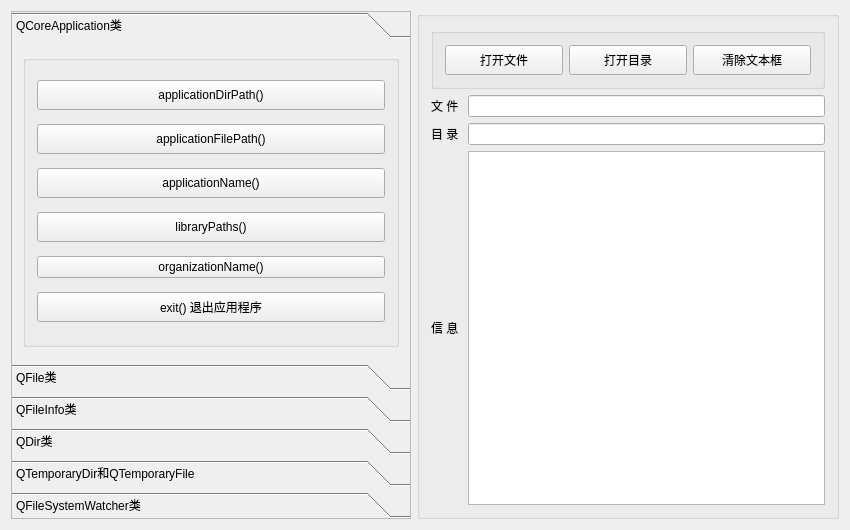
<?xml version="1.0" encoding="UTF-8"?>
<ui version="4.0">
 <class>MainWindow</class>
 <widget class="QMainWindow" name="MainWindow">
  <property name="geometry">
   <rect>
    <x>0</x>
    <y>0</y>
    <width>850</width>
    <height>530</height>
   </rect>
  </property>
  <property name="windowTitle">
   <string>MainWindow</string>
  </property>
  <widget class="QWidget" name="centralWidget">
   <layout class="QHBoxLayout" name="horizontalLayout">
    <item>
     <widget class="QToolBox" name="toolBox">
      <property name="maximumSize">
       <size>
        <width>400</width>
        <height>16777215</height>
       </size>
      </property>
      <property name="frameShape">
       <enum>QFrame::StyledPanel</enum>
      </property>
      <property name="currentIndex">
       <number>0</number>
      </property>
      <widget class="QWidget" name="pageApp">
       <property name="geometry">
        <rect>
         <x>0</x>
         <y>0</y>
         <width>398</width>
         <height>320</height>
        </rect>
       </property>
       <attribute name="icon">
        <iconset resource="res.qrc">
         <normaloff>:/images/images/802.bmp</normaloff>:/images/images/802.bmp</iconset>
       </attribute>
       <attribute name="label">
        <string>QCoreApplication类</string>
       </attribute>
       <layout class="QVBoxLayout" name="verticalLayout_3">
        <item>
         <widget class="QGroupBox" name="groupBox_8">
          <property name="title">
           <string/>
          </property>
          <layout class="QVBoxLayout" name="verticalLayout_2">
           <item>
            <widget class="QPushButton" name="pushButton">
             <property name="minimumSize">
              <size>
               <width>0</width>
               <height>30</height>
              </size>
             </property>
             <property name="toolTip">
              <string>Returns the directory that contains the application executable</string>
             </property>
             <property name="text">
              <string>applicationDirPath()</string>
             </property>
            </widget>
           </item>
           <item>
            <widget class="QPushButton" name="pushButton_2">
             <property name="minimumSize">
              <size>
               <width>0</width>
               <height>30</height>
              </size>
             </property>
             <property name="toolTip">
              <string>Returns the file path of the application executable</string>
             </property>
             <property name="text">
              <string>applicationFilePath()</string>
             </property>
            </widget>
           </item>
           <item>
            <widget class="QPushButton" name="pushButton_3">
             <property name="minimumSize">
              <size>
               <width>0</width>
               <height>30</height>
              </size>
             </property>
             <property name="toolTip">
              <string>This property holds the name of this application</string>
             </property>
             <property name="text">
              <string>applicationName()</string>
             </property>
            </widget>
           </item>
           <item>
            <widget class="QPushButton" name="pushButton_4">
             <property name="minimumSize">
              <size>
               <width>0</width>
               <height>30</height>
              </size>
             </property>
             <property name="toolTip">
              <string>Returns a list of paths that the application will search when dynamically loading libraries</string>
             </property>
             <property name="text">
              <string>libraryPaths()</string>
             </property>
            </widget>
           </item>
           <item>
            <widget class="QPushButton" name="pushButton_61">
             <property name="toolTip">
              <string>This property holds the name of the organization that wrote this application</string>
             </property>
             <property name="text">
              <string>organizationName()</string>
             </property>
            </widget>
           </item>
           <item>
            <widget class="QPushButton" name="pushButton_40">
             <property name="minimumSize">
              <size>
               <width>0</width>
               <height>30</height>
              </size>
             </property>
             <property name="toolTip">
              <string>Enters the main event loop and waits until exit() is called</string>
             </property>
             <property name="text">
              <string>exit() 退出应用程序</string>
             </property>
            </widget>
           </item>
          </layout>
         </widget>
        </item>
       </layout>
      </widget>
      <widget class="QWidget" name="pageFile">
       <property name="geometry">
        <rect>
         <x>0</x>
         <y>0</y>
         <width>398</width>
         <height>320</height>
        </rect>
       </property>
       <attribute name="icon">
        <iconset resource="res.qrc">
         <normaloff>:/images/images/804.bmp</normaloff>:/images/images/804.bmp</iconset>
       </attribute>
       <attribute name="label">
        <string>QFile类</string>
       </attribute>
       <layout class="QVBoxLayout" name="verticalLayout_8">
        <item>
         <widget class="QGroupBox" name="groupBox_10">
          <property name="title">
           <string>静态函数</string>
          </property>
          <layout class="QGridLayout" name="gridLayout_7">
           <item row="1" column="1">
            <widget class="QPushButton" name="pushButton_50">
             <property name="minimumSize">
              <size>
               <width>0</width>
               <height>30</height>
              </size>
             </property>
             <property name="toolTip">
              <string>Renames the file oldName to newName. </string>
             </property>
             <property name="text">
              <string>rename()</string>
             </property>
            </widget>
           </item>
           <item row="0" column="1">
            <widget class="QPushButton" name="pushButton_51">
             <property name="minimumSize">
              <size>
               <width>0</width>
               <height>30</height>
              </size>
             </property>
             <property name="toolTip">
              <string>Returns true if the file specified by fileName exists; otherwise returns false.</string>
             </property>
             <property name="text">
              <string>exists()</string>
             </property>
            </widget>
           </item>
           <item row="0" column="0">
            <widget class="QPushButton" name="pushButton_48">
             <property name="minimumSize">
              <size>
               <width>0</width>
               <height>30</height>
              </size>
             </property>
             <property name="toolTip">
              <string>Copies the file fileName to newName.</string>
             </property>
             <property name="text">
              <string>copy()</string>
             </property>
            </widget>
           </item>
           <item row="1" column="0">
            <widget class="QPushButton" name="pushButton_49">
             <property name="minimumSize">
              <size>
               <width>0</width>
               <height>30</height>
              </size>
             </property>
             <property name="toolTip">
              <string>Removes the file specified by the fileName given.</string>
             </property>
             <property name="text">
              <string>remove()</string>
             </property>
            </widget>
           </item>
          </layout>
          <zorder>pushButton_48</zorder>
          <zorder>pushButton_49</zorder>
          <zorder>pushButton_50</zorder>
          <zorder>pushButton_51</zorder>
         </widget>
        </item>
        <item>
         <widget class="QGroupBox" name="groupBox_9">
          <property name="title">
           <string>成员函数</string>
          </property>
          <layout class="QGridLayout" name="gridLayout_5">
           <item row="0" column="0">
            <widget class="QPushButton" name="pushButton_53">
             <property name="minimumSize">
              <size>
               <width>0</width>
               <height>30</height>
              </size>
             </property>
             <property name="toolTip">
              <string>Copies the file currently specified by fileName() to a file called newName</string>
             </property>
             <property name="text">
              <string>copy()</string>
             </property>
            </widget>
           </item>
           <item row="0" column="1">
            <widget class="QPushButton" name="pushButton_54">
             <property name="minimumSize">
              <size>
               <width>0</width>
               <height>30</height>
              </size>
             </property>
             <property name="toolTip">
              <string>Returns true if the file specified by fileName() exists; otherwise returns false.</string>
             </property>
             <property name="text">
              <string>exists()</string>
             </property>
            </widget>
           </item>
           <item row="2" column="0">
            <widget class="QPushButton" name="pushButton_55">
             <property name="minimumSize">
              <size>
               <width>0</width>
               <height>30</height>
              </size>
             </property>
             <property name="toolTip">
              <string>Removes the file specified by fileName(). Returns true if successful; otherwise returns false.</string>
             </property>
             <property name="text">
              <string>remove()</string>
             </property>
            </widget>
           </item>
           <item row="2" column="1">
            <widget class="QPushButton" name="pushButton_56">
             <property name="minimumSize">
              <size>
               <width>0</width>
               <height>30</height>
              </size>
             </property>
             <property name="toolTip">
              <string>Renames the file currently specified by fileName() to newName. Returns true if successful; otherwise returns false.</string>
             </property>
             <property name="text">
              <string>rename()</string>
             </property>
            </widget>
           </item>
          </layout>
         </widget>
        </item>
       </layout>
      </widget>
      <widget class="QWidget" name="pageFileInfo">
       <property name="geometry">
        <rect>
         <x>0</x>
         <y>0</y>
         <width>398</width>
         <height>320</height>
        </rect>
       </property>
       <attribute name="icon">
        <iconset resource="res.qrc">
         <normaloff>:/images/images/135.JPG</normaloff>:/images/images/135.JPG</iconset>
       </attribute>
       <attribute name="label">
        <string>QFileInfo类</string>
       </attribute>
       <widget class="QGroupBox" name="groupBox_6">
        <property name="geometry">
         <rect>
          <x>3</x>
          <y>3</y>
          <width>337</width>
          <height>365</height>
         </rect>
        </property>
        <property name="title">
         <string>文件信息</string>
        </property>
        <layout class="QGridLayout" name="gridLayout_8">
         <item row="0" column="0">
          <widget class="QPushButton" name="pushButton_28">
           <property name="minimumSize">
            <size>
             <width>0</width>
             <height>30</height>
            </size>
           </property>
           <property name="toolTip">
            <string>Returns an absolute path including the file name</string>
           </property>
           <property name="text">
            <string>absoluteFilePath()</string>
           </property>
          </widget>
         </item>
         <item row="0" column="1">
          <widget class="QPushButton" name="pushButton_29">
           <property name="minimumSize">
            <size>
             <width>0</width>
             <height>30</height>
            </size>
           </property>
           <property name="toolTip">
            <string>Returns a file's path absolute path. This doesn't include the file name</string>
           </property>
           <property name="text">
            <string>absolutePath() </string>
           </property>
          </widget>
         </item>
         <item row="1" column="0">
          <widget class="QPushButton" name="pushButton_33">
           <property name="minimumSize">
            <size>
             <width>0</width>
             <height>30</height>
            </size>
           </property>
           <property name="toolTip">
            <string>Returns the name of the file, excluding the path.</string>
           </property>
           <property name="text">
            <string>fileName()</string>
           </property>
          </widget>
         </item>
         <item row="1" column="1">
          <widget class="QPushButton" name="pushButton_34">
           <property name="minimumSize">
            <size>
             <width>0</width>
             <height>30</height>
            </size>
           </property>
           <property name="toolTip">
            <string>Returns the file name, including the path (which may be absolute or relative).</string>
           </property>
           <property name="text">
            <string>filePath()</string>
           </property>
          </widget>
         </item>
         <item row="2" column="0">
          <widget class="QPushButton" name="pushButton_38">
           <property name="minimumSize">
            <size>
             <width>0</width>
             <height>30</height>
            </size>
           </property>
           <property name="toolTip">
            <string>Returns the file size in bytes.</string>
           </property>
           <property name="text">
            <string>size()</string>
           </property>
          </widget>
         </item>
         <item row="2" column="1">
          <widget class="QPushButton" name="pushButton_37">
           <property name="minimumSize">
            <size>
             <width>0</width>
             <height>30</height>
            </size>
           </property>
           <property name="toolTip">
            <string>Returns the file's path. This doesn't include the file name.</string>
           </property>
           <property name="text">
            <string>path()</string>
           </property>
          </widget>
         </item>
         <item row="3" column="0">
          <widget class="QPushButton" name="pushButton_30">
           <property name="minimumSize">
            <size>
             <width>0</width>
             <height>30</height>
            </size>
           </property>
           <property name="toolTip">
            <string>The base name consists of all characters in the file up to (but not including) the first '.' character</string>
           </property>
           <property name="text">
            <string>baseName()</string>
           </property>
          </widget>
         </item>
         <item row="3" column="1">
          <widget class="QPushButton" name="pushButton_31">
           <property name="minimumSize">
            <size>
             <width>0</width>
             <height>30</height>
            </size>
           </property>
           <property name="toolTip">
            <string>The complete base name consists of all characters in the file up to (but not including) the last '.' character</string>
           </property>
           <property name="text">
            <string>completeBaseName()</string>
           </property>
          </widget>
         </item>
         <item row="4" column="0">
          <widget class="QPushButton" name="pushButton_39">
           <property name="minimumSize">
            <size>
             <width>0</width>
             <height>30</height>
            </size>
           </property>
           <property name="toolTip">
            <string>The suffix consists of all characters in the file after (but not including) the last '.'</string>
           </property>
           <property name="text">
            <string>suffix()</string>
           </property>
          </widget>
         </item>
         <item row="4" column="1">
          <widget class="QPushButton" name="pushButton_32">
           <property name="minimumSize">
            <size>
             <width>0</width>
             <height>30</height>
            </size>
           </property>
           <property name="toolTip">
            <string>The complete suffix consists of all characters in the file after (but not including) the first '.'</string>
           </property>
           <property name="text">
            <string>completeSuffix()</string>
           </property>
          </widget>
         </item>
         <item row="5" column="0">
          <widget class="QPushButton" name="pushButton_42">
           <property name="minimumSize">
            <size>
             <width>0</width>
             <height>30</height>
            </size>
           </property>
           <property name="toolTip">
            <string>Returns true if this object points to a directory or to a symbolic link to a directory; otherwise returns false</string>
           </property>
           <property name="text">
            <string>isDir()</string>
           </property>
          </widget>
         </item>
         <item row="5" column="1">
          <widget class="QPushButton" name="pushButton_43">
           <property name="minimumSize">
            <size>
             <width>0</width>
             <height>30</height>
            </size>
           </property>
           <property name="toolTip">
            <string>Returns true if this object points to a file or to a symbolic link to a file</string>
           </property>
           <property name="text">
            <string>isFile()</string>
           </property>
          </widget>
         </item>
         <item row="6" column="0">
          <widget class="QPushButton" name="pushButton_35">
           <property name="minimumSize">
            <size>
             <width>0</width>
             <height>30</height>
            </size>
           </property>
           <property name="toolTip">
            <string>Returns true if the file is executable; otherwise returns false.</string>
           </property>
           <property name="text">
            <string>isExecutable()</string>
           </property>
          </widget>
         </item>
         <item row="6" column="1">
          <widget class="QPushButton" name="pushButton_58">
           <property name="minimumSize">
            <size>
             <width>0</width>
             <height>30</height>
            </size>
           </property>
           <property name="toolTip">
            <string>Returns the date and time when the file was created.</string>
           </property>
           <property name="text">
            <string>created()</string>
           </property>
          </widget>
         </item>
         <item row="7" column="0">
          <widget class="QPushButton" name="pushButton_36">
           <property name="minimumSize">
            <size>
             <width>0</width>
             <height>30</height>
            </size>
           </property>
           <property name="toolTip">
            <string>Returns the date and time when the file was last modified.</string>
           </property>
           <property name="text">
            <string>lastModified()</string>
           </property>
          </widget>
         </item>
         <item row="7" column="1">
          <widget class="QPushButton" name="pushButton_44">
           <property name="minimumSize">
            <size>
             <width>0</width>
             <height>30</height>
            </size>
           </property>
           <property name="toolTip">
            <string>Returns the date and time when the file was last read (accessed).</string>
           </property>
           <property name="text">
            <string>lastRead()</string>
           </property>
          </widget>
         </item>
         <item row="8" column="0">
          <widget class="QPushButton" name="pushButton_59">
           <property name="minimumSize">
            <size>
             <width>0</width>
             <height>30</height>
            </size>
           </property>
           <property name="toolTip">
            <string>Returns true if the file exists; otherwise returns false</string>
           </property>
           <property name="text">
            <string>静态函数exists()</string>
           </property>
          </widget>
         </item>
         <item row="8" column="1">
          <widget class="QPushButton" name="pushButton_27">
           <property name="minimumSize">
            <size>
             <width>0</width>
             <height>30</height>
            </size>
           </property>
           <property name="toolTip">
            <string>Returns true if the file exists; otherwise returns false</string>
           </property>
           <property name="text">
            <string>exists()</string>
           </property>
          </widget>
         </item>
        </layout>
       </widget>
      </widget>
      <widget class="QWidget" name="pageDir">
       <property name="geometry">
        <rect>
         <x>0</x>
         <y>0</y>
         <width>377</width>
         <height>502</height>
        </rect>
       </property>
       <attribute name="icon">
        <iconset resource="res.qrc">
         <normaloff>:/images/images/007.GIF</normaloff>:/images/images/007.GIF</iconset>
       </attribute>
       <attribute name="label">
        <string>QDir类</string>
       </attribute>
       <layout class="QVBoxLayout" name="verticalLayout_4">
        <item>
         <widget class="QGroupBox" name="groupBox">
          <property name="title">
           <string>静态函数</string>
          </property>
          <layout class="QGridLayout" name="gridLayout_3">
           <item row="1" column="0">
            <widget class="QPushButton" name="pushButton_8">
             <property name="minimumSize">
              <size>
               <width>0</width>
               <height>30</height>
              </size>
             </property>
             <property name="toolTip">
              <string>Returns the absolute path of the user's home directory</string>
             </property>
             <property name="text">
              <string>homePath()</string>
             </property>
            </widget>
           </item>
           <item row="0" column="0">
            <widget class="QPushButton" name="pushButton_10">
             <property name="minimumSize">
              <size>
               <width>0</width>
               <height>30</height>
              </size>
             </property>
             <property name="toolTip">
              <string>Returns the absolute path of the system's temporary directory</string>
             </property>
             <property name="text">
              <string>tempPath()</string>
             </property>
            </widget>
           </item>
           <item row="0" column="1">
            <widget class="QPushButton" name="pushButton_9">
             <property name="minimumSize">
              <size>
               <width>0</width>
               <height>30</height>
              </size>
             </property>
             <property name="toolTip">
              <string>Returns the absolute path of the root directory</string>
             </property>
             <property name="text">
              <string>rootPath()</string>
             </property>
            </widget>
           </item>
           <item row="1" column="1">
            <widget class="QPushButton" name="pushButton_7">
             <property name="minimumSize">
              <size>
               <width>0</width>
               <height>30</height>
              </size>
             </property>
             <property name="toolTip">
              <string>Returns a list of the root directories on this system</string>
             </property>
             <property name="text">
              <string>drives()</string>
             </property>
            </widget>
           </item>
           <item row="2" column="0">
            <widget class="QPushButton" name="pushButton_6">
             <property name="minimumSize">
              <size>
               <width>0</width>
               <height>30</height>
              </size>
             </property>
             <property name="toolTip">
              <string>Returns the absolute path of the application's current directory</string>
             </property>
             <property name="text">
              <string>currentPath()</string>
             </property>
            </widget>
           </item>
           <item row="2" column="1">
            <widget class="QPushButton" name="pushButton_60">
             <property name="minimumSize">
              <size>
               <width>0</width>
               <height>30</height>
              </size>
             </property>
             <property name="toolTip">
              <string>Sets the application's current working directory to path</string>
             </property>
             <property name="text">
              <string>setCurrent()</string>
             </property>
            </widget>
           </item>
          </layout>
         </widget>
        </item>
        <item>
         <widget class="QGroupBox" name="groupBox_4">
          <property name="title">
           <string>文件或目录操作</string>
          </property>
          <layout class="QGridLayout" name="gridLayout_2">
           <item row="0" column="0">
            <widget class="QPushButton" name="pushButton_20">
             <property name="minimumSize">
              <size>
               <width>0</width>
               <height>30</height>
              </size>
             </property>
             <property name="toolTip">
              <string>Creates a sub-directory called dirName.</string>
             </property>
             <property name="text">
              <string>mkdir()</string>
             </property>
            </widget>
           </item>
           <item row="2" column="0">
            <widget class="QPushButton" name="pushButton_22">
             <property name="minimumSize">
              <size>
               <width>0</width>
               <height>30</height>
              </size>
             </property>
             <property name="toolTip">
              <string>Removes the file, fileName.</string>
             </property>
             <property name="text">
              <string>remove()</string>
             </property>
            </widget>
           </item>
           <item row="2" column="1">
            <widget class="QPushButton" name="pushButton_23">
             <property name="minimumSize">
              <size>
               <width>0</width>
               <height>30</height>
              </size>
             </property>
             <property name="toolTip">
              <string>Renames a file or directory from oldName to newName</string>
             </property>
             <property name="text">
              <string>rename()</string>
             </property>
            </widget>
           </item>
           <item row="3" column="0">
            <widget class="QPushButton" name="pushButton_26">
             <property name="minimumSize">
              <size>
               <width>0</width>
               <height>30</height>
              </size>
             </property>
             <property name="toolTip">
              <string>Sets the path of the directory to path</string>
             </property>
             <property name="text">
              <string>setPath()</string>
             </property>
            </widget>
           </item>
           <item row="0" column="1">
            <widget class="QPushButton" name="pushButton_24">
             <property name="minimumSize">
              <size>
               <width>0</width>
               <height>30</height>
              </size>
             </property>
             <property name="toolTip">
              <string>Removes the directory specified by dirName.</string>
             </property>
             <property name="text">
              <string>rmdir()</string>
             </property>
            </widget>
           </item>
           <item row="3" column="1">
            <widget class="QPushButton" name="pushButton_12">
             <property name="minimumSize">
              <size>
               <width>0</width>
               <height>30</height>
              </size>
             </property>
             <property name="toolTip">
              <string>Removes the directory, including all its contents.</string>
             </property>
             <property name="text">
              <string>removeRecursively()</string>
             </property>
            </widget>
           </item>
          </layout>
         </widget>
        </item>
        <item>
         <widget class="QGroupBox" name="groupBox_3">
          <property name="title">
           <string>文件或目录信息</string>
          </property>
          <layout class="QGridLayout" name="gridLayout">
           <item row="0" column="1">
            <widget class="QPushButton" name="pushButton_14">
             <property name="minimumSize">
              <size>
               <width>0</width>
               <height>30</height>
              </size>
             </property>
             <property name="toolTip">
              <string>Returns the absolute path (a path that starts with &quot;/&quot; or with a drive specification)</string>
             </property>
             <property name="text">
              <string>absolutePath()</string>
             </property>
            </widget>
           </item>
           <item row="1" column="0">
            <widget class="QPushButton" name="pushButton_15">
             <property name="minimumSize">
              <size>
               <width>0</width>
               <height>30</height>
              </size>
             </property>
             <property name="toolTip">
              <string>Returns the canonical path, i.e. a path without symbolic links or redundant &quot;.&quot; or &quot;..&quot; elements.</string>
             </property>
             <property name="text">
              <string>canonicalPath()</string>
             </property>
            </widget>
           </item>
           <item row="1" column="1">
            <widget class="QPushButton" name="pushButton_19">
             <property name="minimumSize">
              <size>
               <width>0</width>
               <height>30</height>
              </size>
             </property>
             <property name="toolTip">
              <string>Returns the path name of a file in the directory</string>
             </property>
             <property name="text">
              <string>filePath()</string>
             </property>
            </widget>
           </item>
           <item row="2" column="1">
            <widget class="QPushButton" name="pushButton_16">
             <property name="minimumSize">
              <size>
               <width>0</width>
               <height>30</height>
              </size>
             </property>
             <property name="toolTip">
              <string>Returns the name of the directory</string>
             </property>
             <property name="text">
              <string>dirName()</string>
             </property>
            </widget>
           </item>
           <item row="2" column="0">
            <widget class="QPushButton" name="pushButton_18">
             <property name="minimumSize">
              <size>
               <width>0</width>
               <height>30</height>
              </size>
             </property>
             <property name="toolTip">
              <string>Returns true if the directory exists</string>
             </property>
             <property name="text">
              <string>exists()</string>
             </property>
            </widget>
           </item>
           <item row="0" column="0">
            <widget class="QPushButton" name="pushButton_13">
             <property name="minimumSize">
              <size>
               <width>0</width>
               <height>30</height>
              </size>
             </property>
             <property name="toolTip">
              <string>Returns the absolute path name of a file in the directory</string>
             </property>
             <property name="text">
              <string>absoluteFilePath()</string>
             </property>
            </widget>
           </item>
           <item row="3" column="1">
            <widget class="QPushButton" name="pushButton_17">
             <property name="minimumSize">
              <size>
               <width>0</width>
               <height>30</height>
              </size>
             </property>
             <property name="toolTip">
              <string>Returns a list of the names of all the files and directories in the directory</string>
             </property>
             <property name="text">
              <string>entryList(file)</string>
             </property>
            </widget>
           </item>
           <item row="3" column="0">
            <widget class="QPushButton" name="pushButton_11">
             <property name="minimumSize">
              <size>
               <width>0</width>
               <height>30</height>
              </size>
             </property>
             <property name="toolTip">
              <string>Returns a list of the names of all the files and directories in the directory</string>
             </property>
             <property name="text">
              <string>entryList(dir)</string>
             </property>
            </widget>
           </item>
          </layout>
         </widget>
        </item>
       </layout>
      </widget>
      <widget class="QWidget" name="pageTemp">
       <property name="geometry">
        <rect>
         <x>0</x>
         <y>0</y>
         <width>398</width>
         <height>320</height>
        </rect>
       </property>
       <attribute name="icon">
        <iconset resource="res.qrc">
         <normaloff>:/images/images/806.bmp</normaloff>:/images/images/806.bmp</iconset>
       </attribute>
       <attribute name="label">
        <string>QTemporaryDir和QTemporaryFile</string>
       </attribute>
       <layout class="QHBoxLayout" name="horizontalLayout_2">
        <item>
         <widget class="QGroupBox" name="groupBox_5">
          <property name="title">
           <string/>
          </property>
          <layout class="QVBoxLayout" name="verticalLayout_7">
           <item>
            <widget class="QPushButton" name="pushButton_21">
             <property name="minimumSize">
              <size>
               <width>0</width>
               <height>30</height>
              </size>
             </property>
             <property name="toolTip">
              <string>Constructs a QTemporaryDir using as template the application name </string>
             </property>
             <property name="text">
              <string>新建临时文件夹</string>
             </property>
            </widget>
           </item>
           <item>
            <widget class="QPushButton" name="pushButton_25">
             <property name="minimumSize">
              <size>
               <width>0</width>
               <height>30</height>
              </size>
             </property>
             <property name="toolTip">
              <string>QTemporaryFile is used to create unique temporary files safely</string>
             </property>
             <property name="text">
              <string>新建临时文件</string>
             </property>
            </widget>
           </item>
          </layout>
         </widget>
        </item>
       </layout>
      </widget>
      <widget class="QWidget" name="pageWatcher">
       <property name="geometry">
        <rect>
         <x>0</x>
         <y>0</y>
         <width>398</width>
         <height>320</height>
        </rect>
       </property>
       <attribute name="icon">
        <iconset resource="res.qrc">
         <normaloff>:/images/images/714.bmp</normaloff>:/images/images/714.bmp</iconset>
       </attribute>
       <attribute name="label">
        <string>QFileSystemWatcher类</string>
       </attribute>
       <layout class="QVBoxLayout" name="verticalLayout_9">
        <item>
         <widget class="QGroupBox" name="groupBox_11">
          <property name="title">
           <string/>
          </property>
          <layout class="QVBoxLayout" name="verticalLayout_6">
           <item>
            <widget class="QPushButton" name="pushButton_46">
             <property name="minimumSize">
              <size>
               <width>0</width>
               <height>30</height>
              </size>
             </property>
             <property name="toolTip">
              <string>Adds path to the file system watcher if path exists.</string>
             </property>
             <property name="text">
              <string>addPath()开始监听</string>
             </property>
            </widget>
           </item>
           <item>
            <widget class="QPushButton" name="pushButton_47">
             <property name="minimumSize">
              <size>
               <width>0</width>
               <height>30</height>
              </size>
             </property>
             <property name="toolTip">
              <string>Removes the specified path from the file system watcher.</string>
             </property>
             <property name="text">
              <string>removePath()停止监听</string>
             </property>
            </widget>
           </item>
           <item>
            <widget class="QPushButton" name="pushButton_52">
             <property name="minimumSize">
              <size>
               <width>0</width>
               <height>30</height>
              </size>
             </property>
             <property name="toolTip">
              <string>Returns a list of paths to directories that are being watched.</string>
             </property>
             <property name="text">
              <string>directories()</string>
             </property>
            </widget>
           </item>
           <item>
            <widget class="QPushButton" name="pushButton_57">
             <property name="minimumSize">
              <size>
               <width>0</width>
               <height>30</height>
              </size>
             </property>
             <property name="toolTip">
              <string>Returns a list of paths to files that are being watched.</string>
             </property>
             <property name="text">
              <string>files()</string>
             </property>
            </widget>
           </item>
          </layout>
         </widget>
        </item>
       </layout>
      </widget>
     </widget>
    </item>
    <item>
     <widget class="QGroupBox" name="groupBox_2">
      <property name="title">
       <string/>
      </property>
      <property name="flat">
       <bool>false</bool>
      </property>
      <layout class="QGridLayout" name="gridLayout_6">
       <item row="0" column="0" colspan="2">
        <widget class="QGroupBox" name="groupBox_7">
         <property name="title">
          <string/>
         </property>
         <layout class="QGridLayout" name="gridLayout_4">
          <item row="0" column="0">
           <widget class="QPushButton" name="pushButton_41">
            <property name="minimumSize">
             <size>
              <width>0</width>
              <height>30</height>
             </size>
            </property>
            <property name="text">
             <string>打开文件</string>
            </property>
            <property name="icon">
             <iconset resource="res.qrc">
              <normaloff>:/images/images/007.GIF</normaloff>:/images/images/007.GIF</iconset>
            </property>
           </widget>
          </item>
          <item row="0" column="1">
           <widget class="QPushButton" name="pushButton_45">
            <property name="minimumSize">
             <size>
              <width>0</width>
              <height>30</height>
             </size>
            </property>
            <property name="text">
             <string>打开目录</string>
            </property>
            <property name="icon">
             <iconset resource="res.qrc">
              <normaloff>:/images/images/122.bmp</normaloff>:/images/images/122.bmp</iconset>
            </property>
           </widget>
          </item>
          <item row="0" column="2">
           <widget class="QPushButton" name="pushButton_5">
            <property name="minimumSize">
             <size>
              <width>0</width>
              <height>30</height>
             </size>
            </property>
            <property name="text">
             <string>清除文本框</string>
            </property>
            <property name="icon">
             <iconset resource="res.qrc">
              <normaloff>:/images/images/212.bmp</normaloff>:/images/images/212.bmp</iconset>
            </property>
           </widget>
          </item>
         </layout>
        </widget>
       </item>
       <item row="2" column="1">
        <widget class="QLineEdit" name="editDir">
         <property name="clearButtonEnabled">
          <bool>true</bool>
         </property>
        </widget>
       </item>
       <item row="1" column="0">
        <widget class="QLabel" name="label">
         <property name="text">
          <string>文 件 </string>
         </property>
        </widget>
       </item>
       <item row="1" column="1">
        <widget class="QLineEdit" name="editFile">
         <property name="clearButtonEnabled">
          <bool>true</bool>
         </property>
        </widget>
       </item>
       <item row="2" column="0">
        <widget class="QLabel" name="label_2">
         <property name="text">
          <string>目 录 </string>
         </property>
        </widget>
       </item>
       <item row="3" column="1">
        <widget class="QPlainTextEdit" name="plainTextEdit">
         <property name="font">
          <font>
           <pointsize>12</pointsize>
          </font>
         </property>
         <property name="lineWrapMode">
          <enum>QPlainTextEdit::WidgetWidth</enum>
         </property>
        </widget>
       </item>
       <item row="3" column="0">
        <widget class="QLabel" name="label_3">
         <property name="text">
          <string>信 息 </string>
         </property>
        </widget>
       </item>
      </layout>
     </widget>
    </item>
   </layout>
  </widget>
 </widget>
 <layoutdefault spacing="6" margin="11"/>
 <resources>
  <include location="res.qrc"/>
 </resources>
 <connections/>
</ui>
